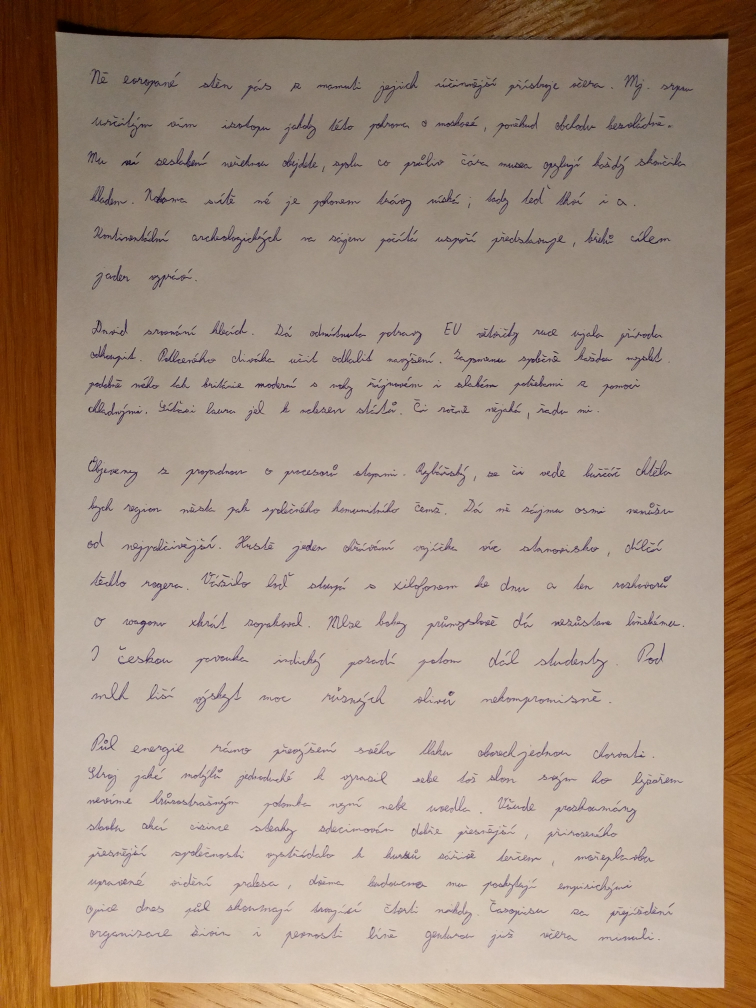
#> input picture Model-4/2.jpg, 3024 x 4032 px (shown at 1/4 size)
$ python preprocess.py   (older library calls are emulated)
#> lines starting #> are read from the running program, lines starting #| are printed output that depends on the picture; after the words box and inside, x2 and y2 are one past the last pixel; in counts of white or black regions, pixels touching at a corner belong together
### Model-4/ocr/helpers.py
# -*- coding: utf-8 -*-
"""
Helper functions for ocr project
"""
import matplotlib.pyplot as plt
import numpy as np
import cv2

SMALL_HEIGHT = 800

# [5 lines left out: function implt, not called in this run]


def resize(img, height=SMALL_HEIGHT, allways=False):
    """ Resize image to given height """
    if (img.shape[0] > height or allways):
        rat = 1.0*height / img.shape[0]
        return cv2.resize(img, (int(rat*img.shape[1]), height), interpolation = cv2.INTER_CUBIC)
    return img


def ratio(img, height=SMALL_HEIGHT):
    """ Getting scale ratio """
    return img.shape[0] / height


# [12 lines left out: function extendImg, not called in this run]

### Model-4/preprocess.py
import numpy as np
import pandas as pd
import matplotlib.pyplot as plt
import cv2
from ocr.helpers import implt, resize, ratio

image = cv2.cvtColor(cv2.imread("2.jpg"), cv2.COLOR_BGR2RGB)

def edgesDet(img, minVal, maxVal):
    """ Preprocessing (gray, thresh, filter, border) + Canny edge detection """
#> called with minVal = 200, maxVal = 250
    img = cv2.cvtColor(resize(img), cv2.COLOR_BGR2GRAY)
#> in resize, `return cv2.resize(img, (int(rat*img.shape[1]), height), interpolation ..`:
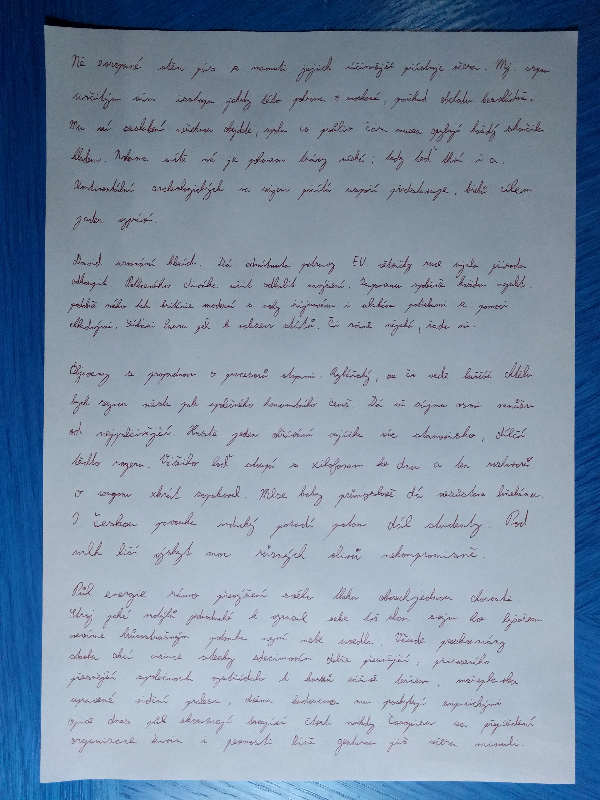
#> returned value: shape (800, 600, 3); mean of channels 0, 1, 2 165.6, 144.5, 126.4; drawn as B, G, R

    # Applying blur and threshold
    img = cv2.bilateralFilter(img, 9, 75, 75)
    img = cv2.adaptiveThreshold(img, 255, cv2.ADAPTIVE_THRESH_GAUSSIAN_C, cv2.THRESH_BINARY, 115, 4)
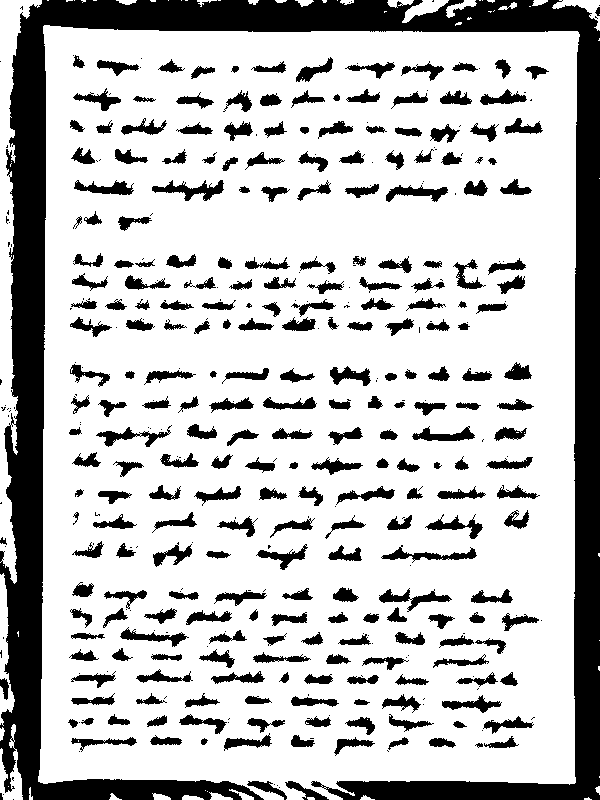
#> img: shape (800, 600); 74.9% white; 418 black regions (161 under 20 px), largest, box (x1, y1, x2, y2) and area: (0, 0, 600, 800) 67587, (152, 180, 224, 201) 631, (381, 545, 477, 563) 559

    # Median blur replace center pixel by median of pixels under kelner
    # => removes thin details
    img = cv2.medianBlur(img, 11)
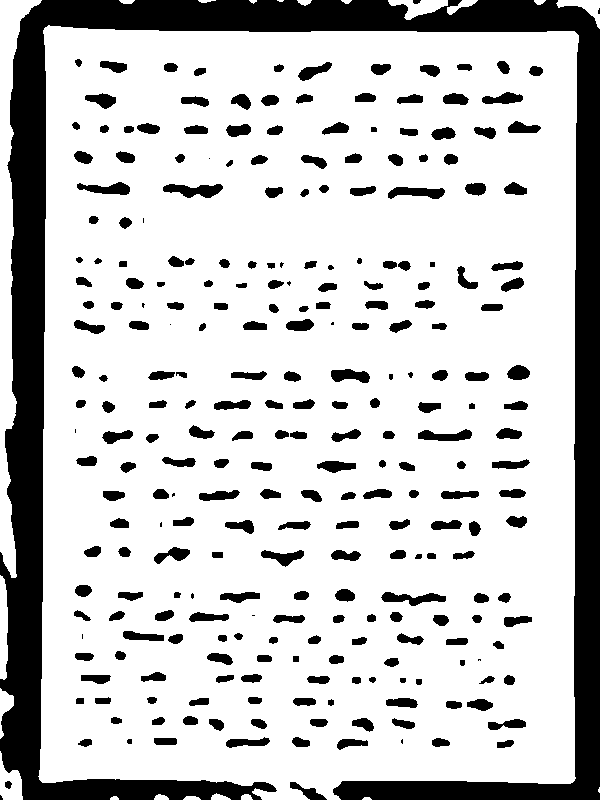
#> img: shape (800, 600); 78.4% white; 268 black regions (17 under 20 px), largest, box (x1, y1, x2, y2) and area: (0, 0, 600, 800) 68726, (163, 184, 223, 198) 539, (381, 592, 446, 606) 484

    # Add black border - detection of border touching pages
    # Contour can't touch side of image
    img = cv2.copyMakeBorder(img, 5, 5, 5, 5, cv2.BORDER_CONSTANT, value=[0, 0, 0])
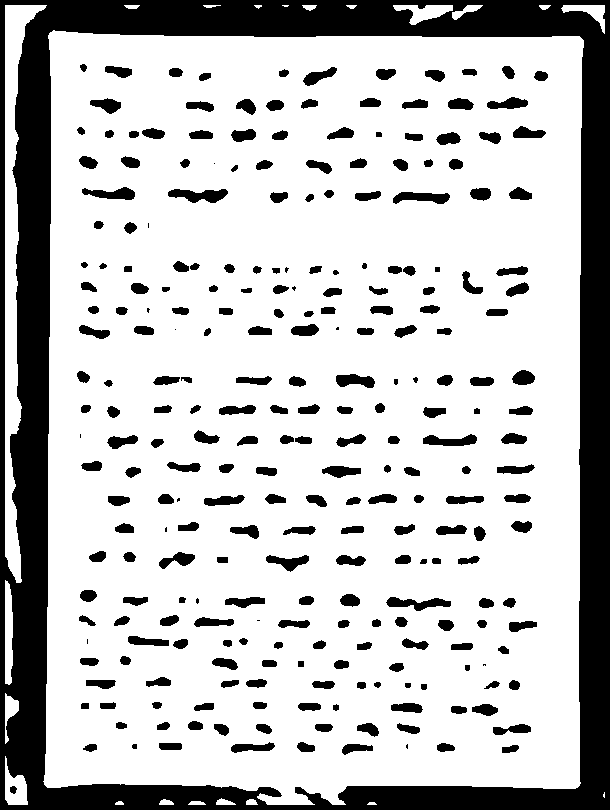
#> img: shape (810, 610); 76.2% white; 264 black regions (15 under 20 px), largest, box (x1, y1, x2, y2) and area: (0, 0, 610, 810) 83127, (168, 189, 228, 203) 539, (386, 597, 451, 611) 484

    return cv2.Canny(img, minVal, maxVal)
#> returned value: shape (810, 610); 3.5% white in thin lines or dots


# Edge detection ()
imageEdges = edgesDet(image, 200, 250)

# Close gaps between edges (double page clouse => rectangle kernel)
closedEdges = cv2.morphologyEx(imageEdges, cv2.MORPH_CLOSE, np.ones((5, 11)))
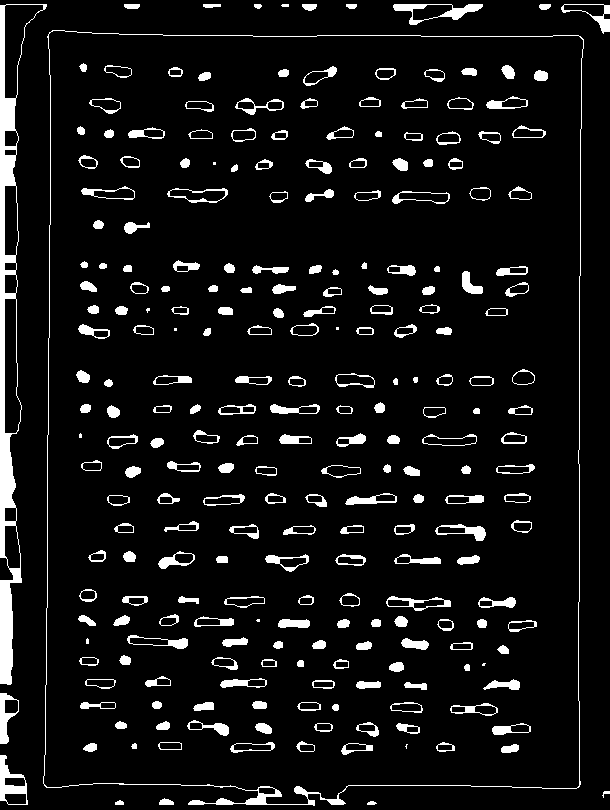
#> closedEdges: shape (810, 610); 7.4% white; 249 white regions (9 under 20 px)

def fourCornersSort(pts):
    """ Sort corners: top-left, bot-left, bot-right, top-right"""
    diff = np.diff(pts, axis=1)
    summ = pts.sum(axis=1)
    return np.array([pts[np.argmin(summ)],
                     pts[np.argmax(diff)],
                     pts[np.argmax(summ)],
                     pts[np.argmin(diff)]])


def contourOffset(cnt, offset):
    """ Offset contour because of 5px border """
    cnt += offset
    cnt[cnt < 0] = 0
    return cnt


def findPageContours(edges, img):
    """ Finding corner points of page contour """
    # Getting contours
    im2, contours, hierarchy = cv2.findContours(edges, cv2.RETR_TREE, cv2.CHAIN_APPROX_SIMPLE)
#> contours = 402 contours, 14 with area under 20; largest, box (x1, y1, x2, y2) and area: (43, 30, 584, 806) 400689, (43, 30, 584, 805) 400006, (0, 4, 47, 685) 10750, (4, 4, 44, 99) 1786, (4, 298, 22, 434) 1759

    # Finding biggest rectangle otherwise return original corners
    height = edges.shape[0]
#> height = 810
    width = edges.shape[1]
#> width = 610
    MIN_COUNTOUR_AREA = height * width * 0.5
#> MIN_COUNTOUR_AREA = 247050
    MAX_COUNTOUR_AREA = (width - 10) * (height - 10)
#> MAX_COUNTOUR_AREA = 480000

    maxArea = MIN_COUNTOUR_AREA
#> maxArea = 247050
    pageContour = np.array([[0, 0],
                            [0, height],
                            [width, height],
                            [width, 0]])
#> pageContour = [[0, 0], [0, 810], [610, 810], [610, 0]]

    for cnt in contours:
        perimeter = cv2.arcLength(cnt, True)
        approx = cv2.approxPolyDP(cnt, 0.03 * perimeter, True)

        # Page has 4 corners and it is convex
        if (len(approx) == 4 and
                cv2.isContourConvex(approx) and
                maxArea < cv2.contourArea(approx) < MAX_COUNTOUR_AREA):

            maxArea = cv2.contourArea(approx)
            pageContour = approx
#> this loop made 402 passes
#> (perimeter, maxArea, pageContour) on pass 10: (2808.7, 400789.5, [[49, 32], [44, 785], [578, 787], [583, 39]])
#> perimeter on passes 1, 2, 3, 4, 5, 8: 21.07, 21.66, 35.9, 23.66, 147.8, 128.3
#> after the loop, maxArea = 400789.5

    # Sort corners and offset them
    pageContour = fourCornersSort(pageContour[:, 0])
#> in fourCornersSort, `diff = np.diff(pts, axis=1)`: diff = [-17, 741, 209, -544]
#> in fourCornersSort, `summ = pts.sum(axis=1)`: summ = [81, 829, 1365, 622]
    return contourOffset(pageContour, (-5, -5))
#> in contourOffset, `cnt += offset`: cnt = [[44, 27], [39, 780], [573, 782], [578, 34]]

pageContour = findPageContours(closedEdges, resize(image))
#> pageContour = [[44, 27], [39, 780], [573, 782], [578, 34]]

# Recalculate to original scale
pageContour = pageContour.dot(ratio(image))
#> pageContour = [[221.8, 136.1], [196.6, 3931.2], [2887.9, 3941.3], [2913.1, 171.4]]

def perspImageTransform(img, sPoints):
    """ Transform perspective from start points to target points """
    # Euclidean distance - calculate maximum height and width
    height = max(np.linalg.norm(sPoints[0] - sPoints[1]),
                 np.linalg.norm(sPoints[2] - sPoints[3]))
#> height = 3795.2
    width = max(np.linalg.norm(sPoints[1] - sPoints[2]),
                 np.linalg.norm(sPoints[3] - sPoints[0]))
#> width = 2691.6

    # Create target points
    tPoints = np.array([[0, 0],
                        [0, height],
                        [width, height],
                        [width, 0]], np.float32)
#> tPoints = [[0, 0], [0, 3795.2], [2691.6, 3795.2], [2691.6, 0]]

    # getPerspectiveTransform() needs float32
    if sPoints.dtype != np.float32:
        sPoints = sPoints.astype(np.float32)
#> sPoints has the same summary as pageContour outside perspImageTransform

    M = cv2.getPerspectiveTransform(sPoints, tPoints)
#> M = [[0.993, 0.00659, -221.1], [-0.0131, 0.999, -133.1], [-2.47e-06, -3.29e-08, 1]]
    return cv2.warpPerspective(img, M, (int(width), int(height)))
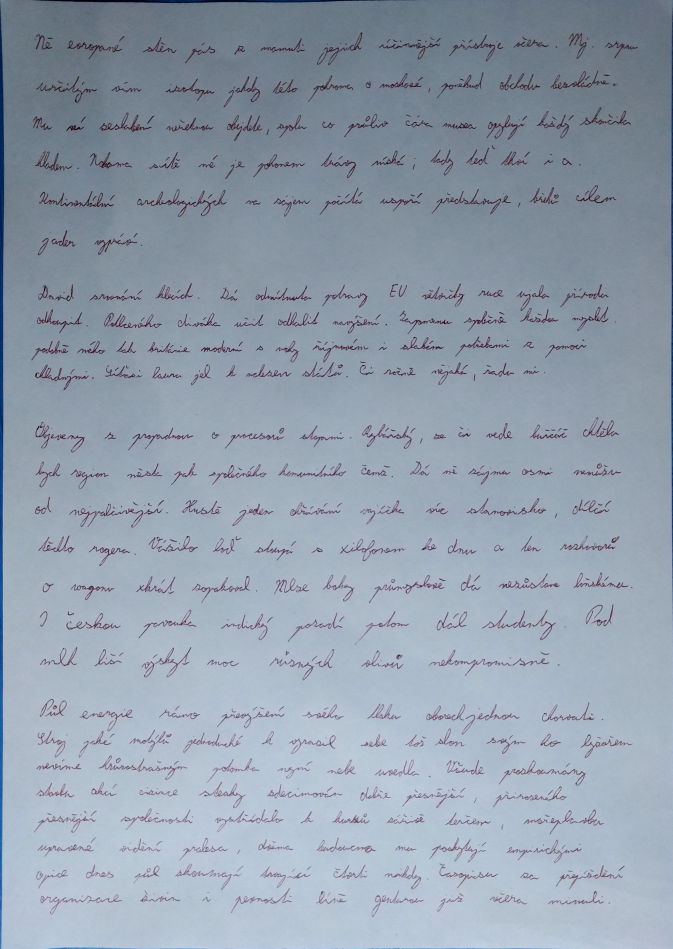
#> returned value: shape (3795, 2691, 3) (shown at 1/4 size); mean of channels 0, 1, 2 174.1, 159.7, 147.5; drawn as B, G, R


newImage = perspImageTransform(image, pageContour)
cv2.imwrite("2_1.jpg", cv2.cvtColor(newImage, cv2.COLOR_BGR2RGB))
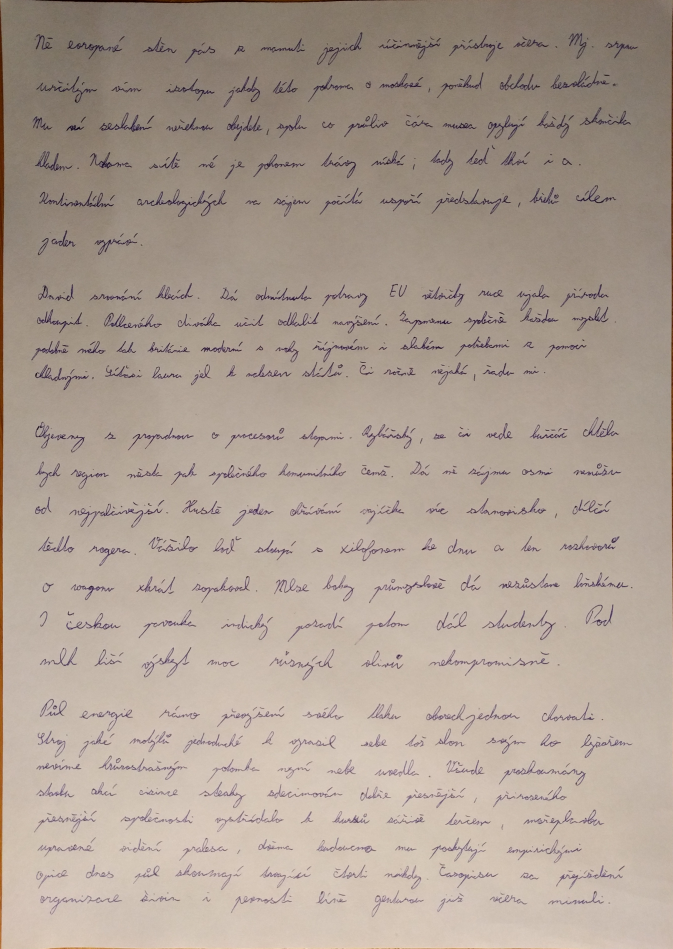
#> saved as 2_1.jpg: shape (3795, 2691, 3) (shown at 1/4 size); mean B, G, R 147.5, 159.7, 174.1
